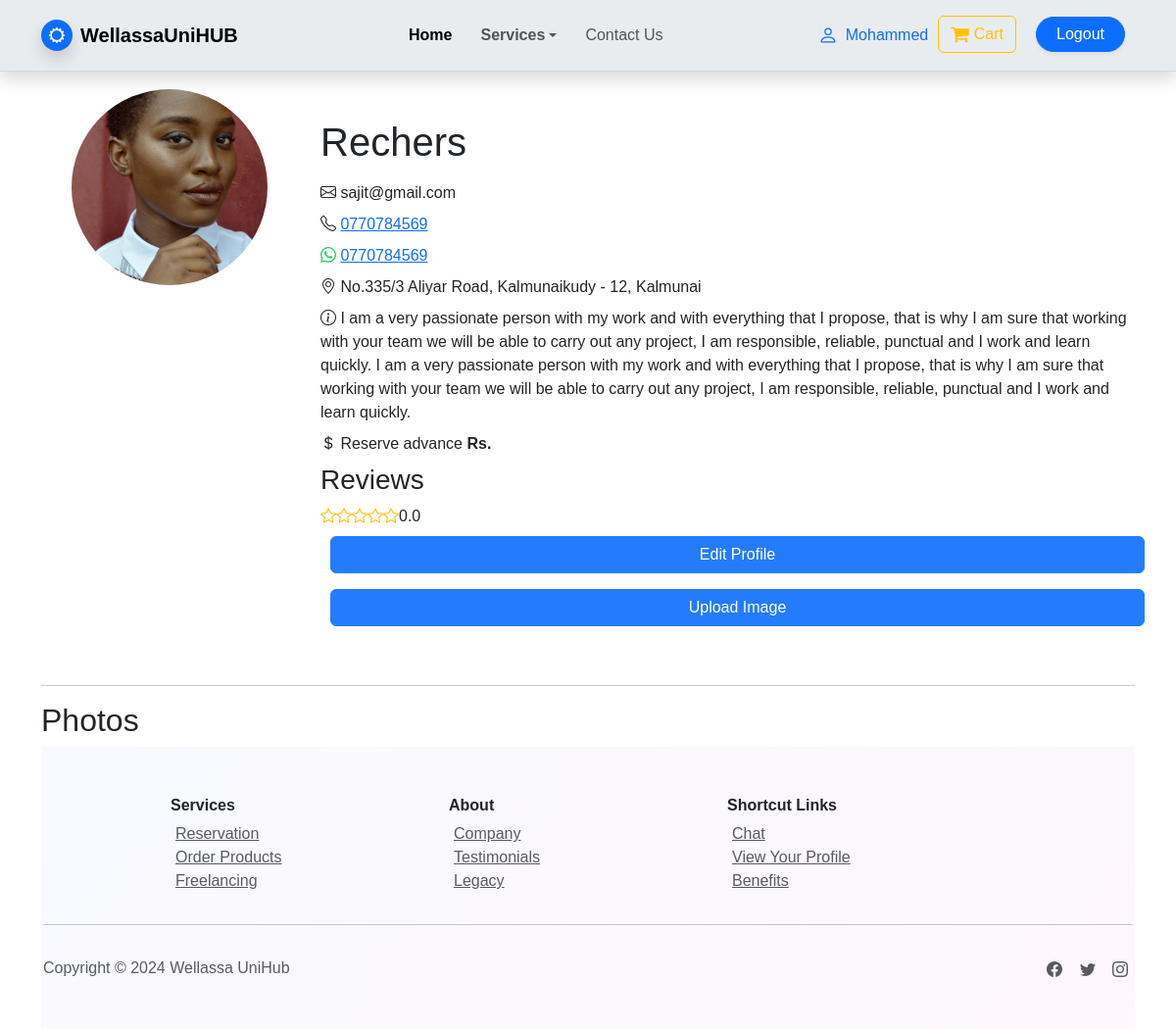
Page /user_profile.php (signed in) on the earlier database version.
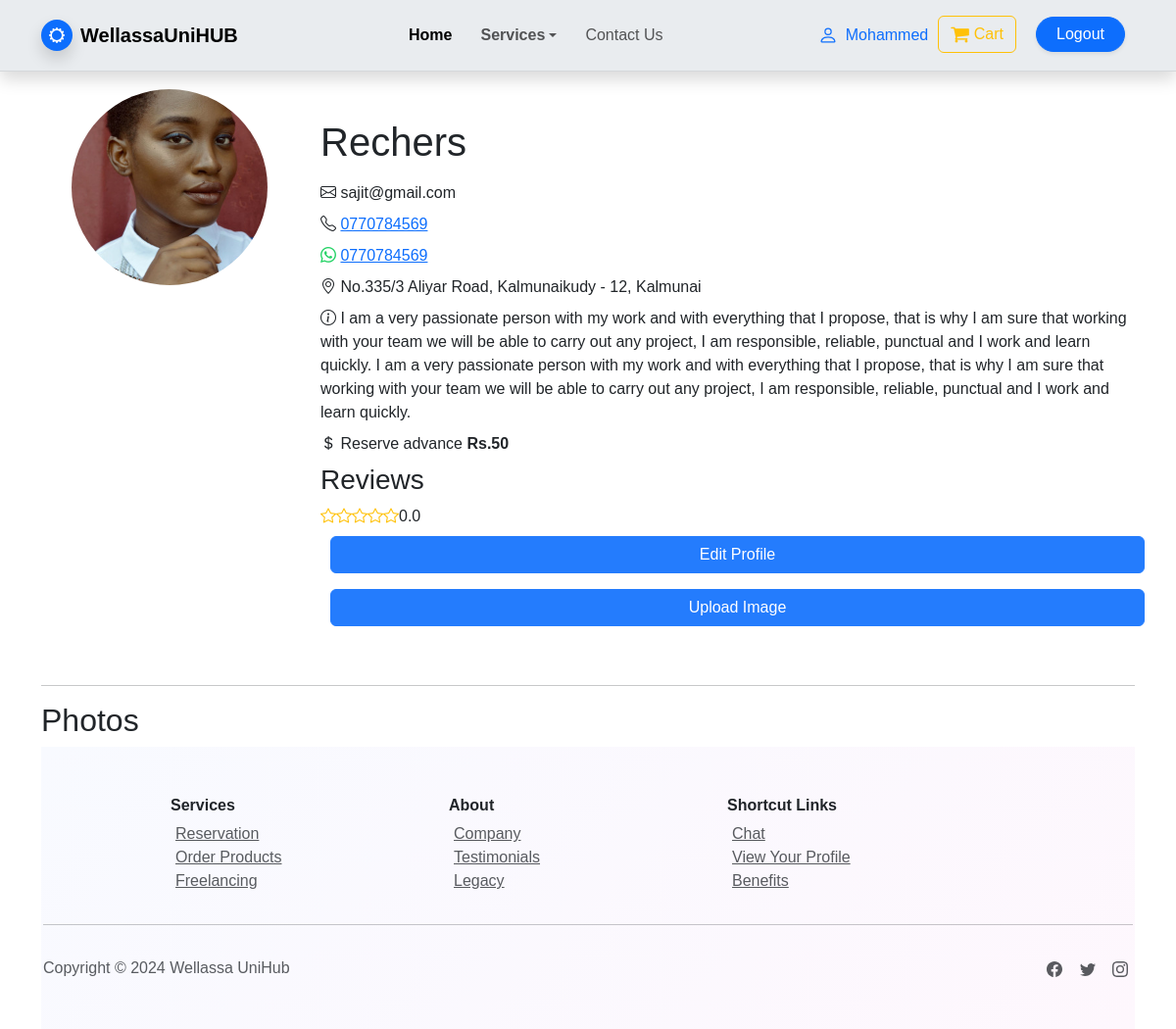
Same page on the later database version.
### tables this page shows
CREATE TABLE `user` (
  `user_id` varchar(10) NOT NULL,
  `first_name` varchar(50) DEFAULT NULL,
  `last_name` varchar(50) DEFAULT NULL,
  `email` varchar(100) NOT NULL,
  `contact_number` varchar(15) NOT NULL,
  `user_type` enum('customer','admin','sp_products','sp_reservation','sp_freelance') NOT NULL,
  `password` varchar(255) NOT NULL,
  `joined_date` date NOT NULL,
  `profile_photo` varchar(255) DEFAULT NULL,
  `business_name` varchar(100) DEFAULT NULL,
  `nic_number` varchar(16) DEFAULT NULL,
  `whatsapp_number` varchar(15) DEFAULT NULL,
  `service_address` varchar(255) DEFAULT NULL,
  `auth_key` varchar(255) DEFAULT NULL,
  `auth_key_expires` datetime DEFAULT NULL,
  `status` enum('active','disabled') DEFAULT NULL,
  `description` text DEFAULT NULL,
  `amount_per` float DEFAULT NULL
);

### php/classes/UserClass.php (called while the page is built, shortened)
<?php
class User
{
    private $dbconn;
    private $userId;
    private $firstName;
    private $email;
    private $phone;
    private $profileImage;
    private $businessName;
    private $wphone;
    private $address;
    private $description;
    private $amountPer;
    public static function constructSPWithUserId($dbconn, $userId)
    {
        $user = new self();
        $user->dbconn = $dbconn;
        $user->userId = $userId;
        $user->loadUserSP();
        return $user;
    }
    private function loadUserSP()
    {
        $stmt = $this->dbconn->prepare("SELECT * FROM user WHERE user_id = ?");
        $stmt->bind_param("s", $this->userId);
        $stmt->execute();
        $result = $stmt->get_result();
        $user = $result->fetch_assoc();
        $this->firstName = $user['first_name'];
        $this->email = $user['email'];
        $this->phone = $user['contact_number'];
        $this->profileImage = $user['profile_photo'];
        $this->businessName = $user['business_name'];
        $this->wphone = $user['whatsapp_number'];
        $this->address = $user['service_address'];
        $this->description = $user['description'];
        $this->amountPer = $user['amount_per'];
    }
    public function getFirstName()
    {
        return $this->firstName;
    }
    public function getEmail()
    {
        return $this->email;
    }
    public function getPhone()
    {
        return $this->phone;
    }
    public function getProfileImage()
    {
        return $this->profileImage;
    }
    public function getBusinessName()
    {
        return $this->businessName;
    }
    public function getWphone()
    {
        return $this->wphone;
    }
    public function getAddress()
    {
        return $this->address;
    }
    public function getDescription()
    {
        return $this->description;
    }
    public function getAmountPer()
    {
        return $this->amountPer;
    }
}

### php/classes/Review.php (called while the page is built, shortened)
<?php
class Review
{
    private $conn;
    public function __construct($db)
    {
        $this->conn = $db;
    }
    public function getAverageRatingByProvider($provider_id)
    {
        $query = "SELECT AVG(user_rating) as avg_rating FROM review_table WHERE provider_id = ?";
        $stmt = $this->conn->prepare($query);
        $stmt->bind_param("s", $provider_id);
        $stmt->execute();
        $result = $stmt->get_result();
        $row = $result->fetch_assoc();
        return $row['avg_rating'] ? round($row['avg_rating'], 1) : 0;
    }
}

### user_profile.php (the view, shortened to what the changed rows need)
<?php
require './php/classes/UserClass.php';
require_once './php/classes/Review.php';
$db = new DBConnection();
$userId = $_SESSION['user_id'];
if ($_SESSION['user_type'] == "customer") {
    $dbconn = $db->getConnection();
    $user = User::constructCUSWithUserId($dbconn, $userId);
} else {
    if (isset($productId)) {
        $dbconn = $db->getConnection();
        $user = User::constructSPWithProductId($dbconn, $userId, $productId);
        $photos = $user->getProductPhotos();
    } else {
        $dbconn = $db->getConnection();
        $user = User::constructSPWithUserId($dbconn, $userId);
    }
}
$review = new Review($dbconn);
$averageRating = $review->getAverageRatingByProvider($userId);
?>
<!DOCTYPE html>
<html lang="en">
<head>
    <link rel="stylesheet" href="assets/bootstrap/css/bootstrap.min.css" />
    <link href="https://cdnjs.cloudflare.com/ajax/libs/bootstrap-icons/1.5.0/font/bootstrap-icons.min.css" rel="stylesheet">
    <link rel="stylesheet" href="https://cdnjs.cloudflare.com/ajax/libs/font-awesome/4.7.0/css/font-awesome.min.css" />
    <link rel="stylesheet" href="assets/css/styles.min.css" />
    <link rel="stylesheet" href="https://cdn.jsdelivr.net/npm/daterangepicker/daterangepicker.css" />
    <link rel="stylesheet" href="https://cdn.jsdelivr.net/npm/bootstrap@5.3.3/dist/css/bootstrap.min.css">
</head>
<body>
    <div class="container mt-5">
        <div class="row">
            <div class="col-md-3 text-center">
                <img src="<?= '.' . $user->getProfileImage() ?>" alt="Profile Image_<?= $user->getFirstName() ?>" class="img-fluid rounded-circle" style="width: 200px;height: 200px;border-radius: 50%;object-fit: cover;">
            </div>
            <div class="col-md-9">
                <?php
                if ($_SESSION['user_type'] == "customer") {
                    echo '<h1 class="col-md-3 mb-3">' . $user->getFirstName() . ' ' . $user->getLastName() . '</h1>';
                    echo '<p class="mb-2"><span class="mr-2"><i class="bi bi-envelope mr-2"></i></span>  ' . $user->getEmail() . '</span></p>';
                    echo '<p class="mb-2"><span class="mr-2"><i class="bi bi-telephone mr-2"></i></span>  <a href="tel:+94' . $user->getPhone() . '">' . $user->getPhone() . '</span></a></p>';
                    echo '<a href="./edit_user_profile.php"><button class="btn btn-primary mt-auto mb-3">Edit Profile</button></a>';
                } elseif ($_SESSION['user_type'] == "sp_freelance") {
                    echo '<h1 class="col-md-6 mb-3">' . $user->getBusinessName() . '</h1>';
                    echo '<p class="mb-2"><span class="mr-2"><i class="bi bi-envelope mr-2"></i></span>  ' . $user->getEmail() . '</span></p>';
                    echo '<p class="mb-2"><span class="mr-2"><i class="bi bi-telephone mr-2"></i></span>  <a href="tel:+94' . $user->getPhone() . '">' . $user->getPhone() . '</span></a></p>';
                    echo '<p class="mb-2"><span class="mr-2"><i class="bi bi-whatsapp mr-2" style="color: #25D366;"></i></span>  <a href="https://wa.me/94' . $user->getWphone() . '">' . $user->getWphone() . '</span></a></p>';
                    echo '<p class="mb-2"><span class="mr-2"><i class="bi bi-geo-alt mr-2"></i></span>  ' . $user->getAddress() . '</span></p>';
                    echo '<p class="mb-2"><span class="mr-2"><i class="bi bi-info-circle mr-2"></i></span>  ' . $user->getDescription() . '</span></p>';
                    echo '<p class="mb-2"><span class="mr-2"><i class="bi bi-currency-dollar mr-2"></i></span>  Reserve advance <b>Rs.' . $user->getAmountPer() . '</b></span></p>';
                    echo '<div class="mb-4">';
                    echo '<h3>Reviews</h3>';
                    echo '<div class="star-rating mb-2">';
                    for ($i = 1; $i <= 5; $i++) {
                        if ($i <= $averageRating) {
                            echo '<i class="bi bi-star-fill text-warning"></i>';
                        } elseif ($i - 0.5 <= $averageRating) {
                            echo '<i class="bi bi-star-half text-warning"></i>';
                        } else {
                            echo '<i class="bi bi-star text-warning"></i>';
                        }
                    }
                    echo '<span class="ml-2">' . number_format($averageRating, 1) . '</span>';
                    echo '</div>';
                    echo '<a href="./edit_user_profile.php"><button class="btn btn-primary mt-auto mb-3">Edit Profile</button></a>';
                    echo '<button type="button" class="btn btn-primary" data-bs-toggle="modal" data-bs-target="#uploadModal">Upload Image</button>';
                }
                ?>
            </div>
        </div>
    </div>
    <?php
    if ($_SESSION['user_type'] !== "customer") {
        echo '<div class="row">';
        echo '<div class="col-12" >';
        echo '<h2>Photos</h2>';
    }
    ?>
<?php
    echo '</div>';
?>
</body>
</html>

Differences in the rows shown:
changed user "Rechers": amount_per (not shown) → "50"
